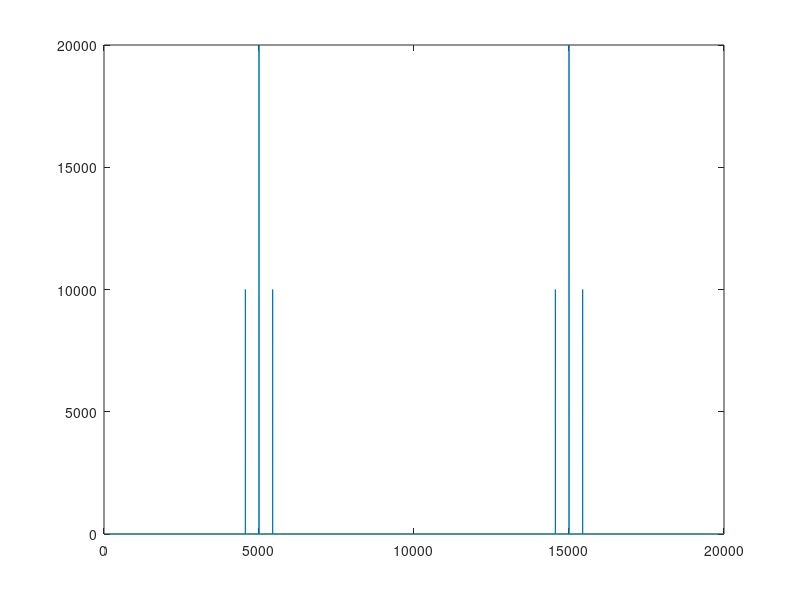
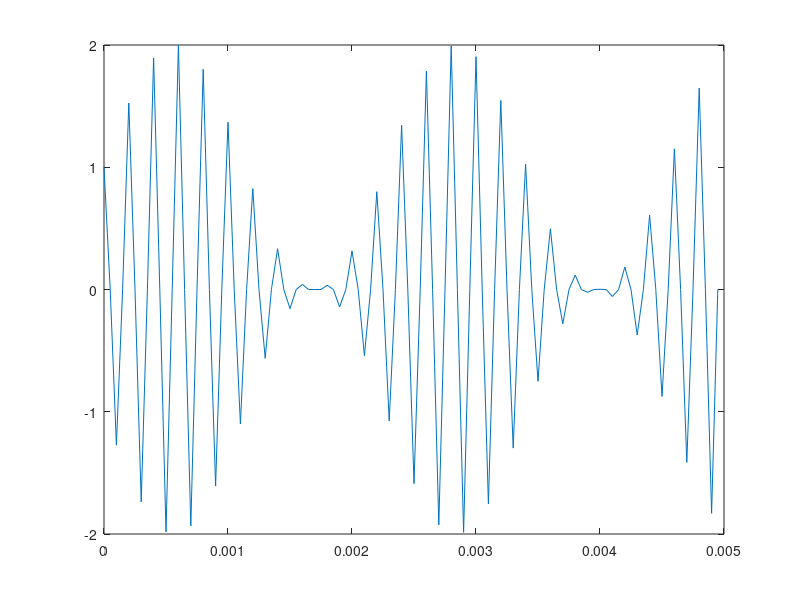

Write MATLAB code to recreate these figures, in order.
%%  modulate5k440.m
%    a 440 Hz tone is modulated
%    onto 5kHz carrier
Fs = 20000; % sampling rate
fx = 440; % baseband signal freq.
Fc = 5000; %carrier frequency
Len = 2; % 2 seconds duration
t = (0:1/Fs:Len-1/Fs); % from 0 to 2 second
x = (1+sin(2*pi*fx*t)); %baseband signal (positive)
f = (1/Len:1/Len:Fs); % frquency components
y = x .* cos(2*pi*Fc*t); %superpose (modulation)
sound(y, Fs);
plot(f, abs(fft(y)));
figure;
plot(t(1:100), y(1:100));
audiowrite('test.wav', y, Fs); %save the sound file